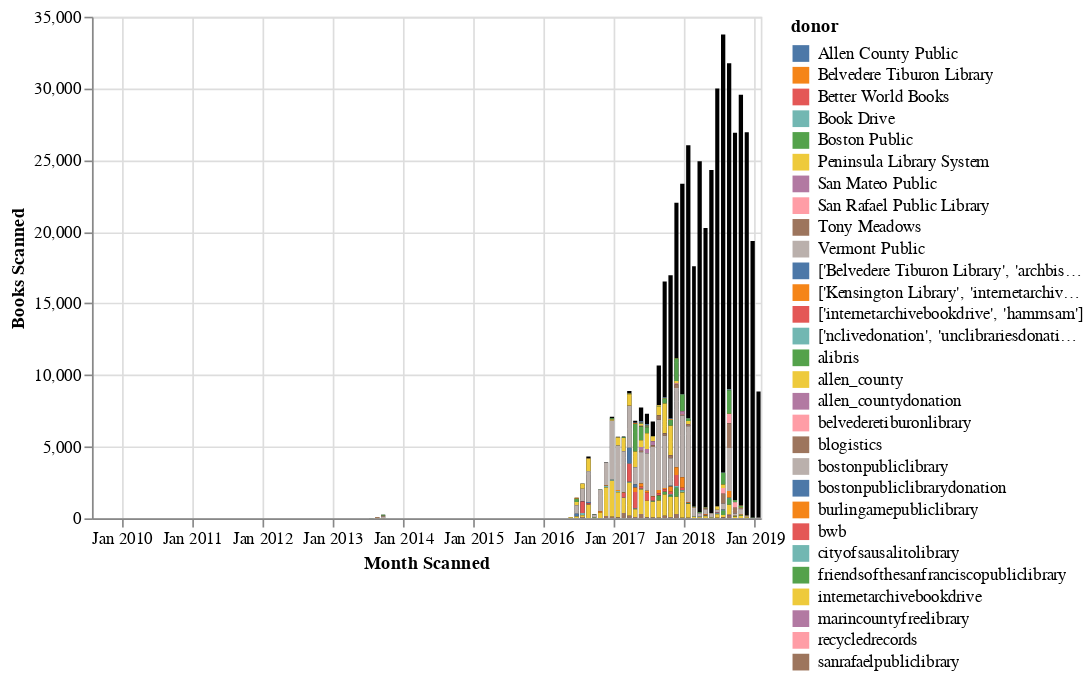

The notebook cell this image was saved under:
### Code cell
hk_scans_per_donor.loc[hk_scans_per_donor['donor'] != 'unknown']

known_donors = alt.Chart(hk_scans_per_donor.loc[hk_scans_per_donor['donor'] != 'unknown'].astype('str')).mark_bar().encode(
    x=alt.X('yearmonth(month_year):T', axis=alt.Axis(title="Month Scanned")),
    y=alt.Y('scandate:Q', axis=alt.Axis(title="Books Scanned")),
    color= 'donor:N',
    tooltip = ['donor:N', 'month_year:T', 'scandate:Q']
).interactive()

total_donors = alt.Chart(hk_scans_per_donor.astype('str')).mark_bar(color='black').encode(
    x='yearmonth(month_year):T',
    y='scandate:Q',
).interactive()

total_donors + known_donors

### Figure 1 — Vega-Lite specification as saved in the notebook (floating-point values rounded to 4 significant figures; data arrays with more than 128 entries replaced by an {"elided": "..."} marker saying what was removed)
{"config": {"view": {"continuousWidth": 400, "continuousHeight": 300}}, "layer": [{"data": {"name": "data-bbaebc8f17ce5d7476511915f762382d"}, "mark": {"type": "bar", "color": "black"}, "encoding": {"x": {"field": "month_year", "timeUnit": "yearmonth", "type": "temporal"}, "y": {"field": "scandate", "type": "quantitative"}}, "selection": {"selector003": {"type": "interval", "bind": "scales", "encodings": ["x", "y"]}}}, {"data": {"name": "data-bae03f9afce272fedf4c811e85a5705d"}, "mark": "bar", "encoding": {"color": {"field": "donor", "type": "nominal"}, "tooltip": [{"field": "donor", "type": "nominal"}, {"field": "month_year", "type": "temporal"}, {"field": "scandate", "type": "quantitative"}], "x": {"axis": {"title": "Month Scanned"}, "field": "month_year", "timeUnit": "yearmonth", "type": "temporal"}, "y": {"axis": {"title": "Books Scanned"}, "field": "scandate", "type": "quantitative"}}, "selection": {"selector002": {"type": "interval", "bind": "scales", "encodings": ["x", "y"]}}}], "$schema": "https://vega.github.io/schema/vega-lite/v4.17.0.json", "datasets": {"data-bbaebc8f17ce5d7476511915f762382d": {"elided": "579 records"}, "data-bae03f9afce272fedf4c811e85a5705d": {"elided": "542 records"}}}
